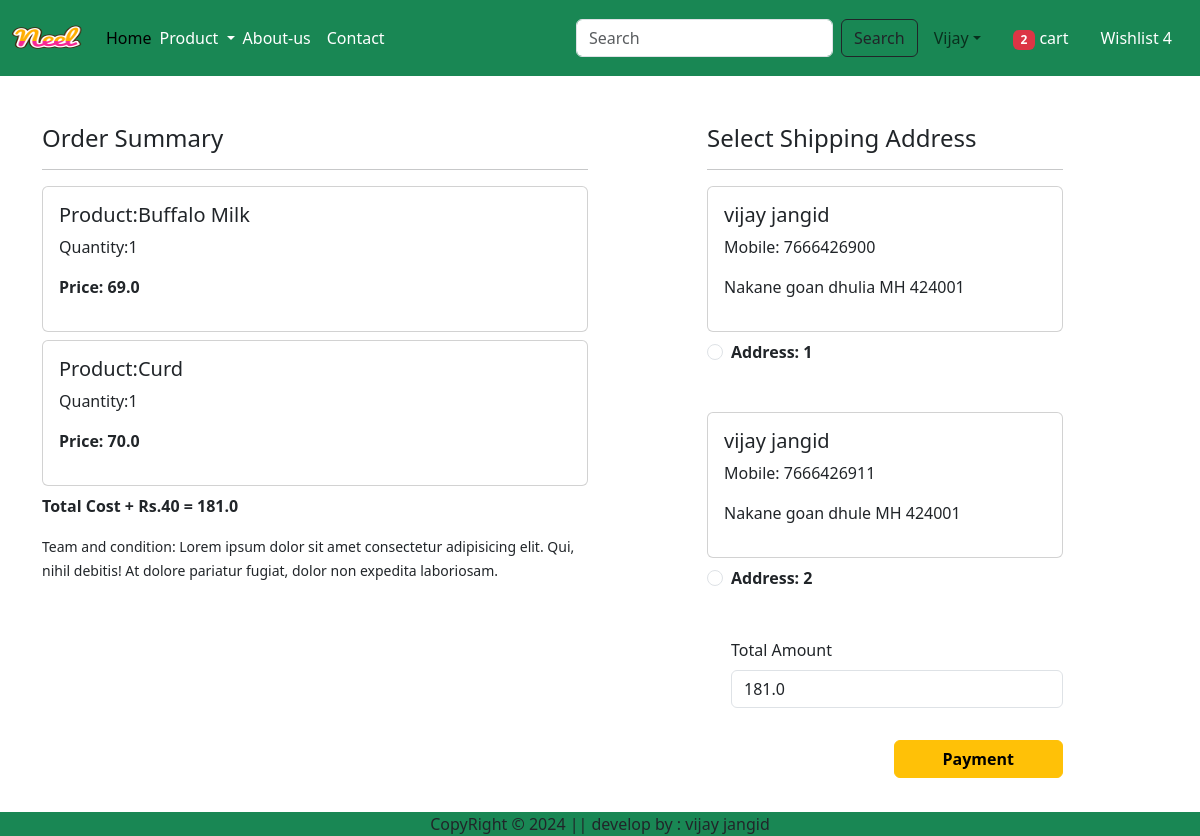
Screenshot of /checkout/ (signed in) with the database file from the repository.
### app/models.py (models this page shows, shortened)
class Cart(models.Model):
    user = models.ForeignKey(User,on_delete=models.CASCADE)
    product = models.ForeignKey(product,on_delete=models.CASCADE)
    quantitiy =models.PositiveIntegerField(default=1)

class product(models.Model):
    title =models.CharField(max_length=100)
    selling_price = models.FloatField()
    discounted_price = models.FloatField()
    discription = models.TextField()
    composition = models.TextField(default='')
    prodapp = models.TextField(default='')
    category = models.CharField(choices=CATEGORY_CHOICES,max_length=2)
    product_image = models.ImageField(upload_to='product')

class Customer(models.Model):
    user = models.ForeignKey(User,on_delete=models.CASCADE)
    name = models.CharField(max_length=200)
    locality = models.CharField(max_length=200)
    city  = models.CharField(max_length=200)
    mobile = models.IntegerField()
    zipcode = models.CharField(max_length=200)
    state = models.CharField(choices=STATE_CHOICE,max_length=100)

### app/views.py (the view, shortened to what this page needs)
# urls.py: path('checkout/',views.checkout.as_view(),name="checkout"),
@method_decorator(login_required,name="dispatch")
class checkout(View):
    def get(self,request):
        totalitem  = 0
        if request.user.is_authenticated:
            totalitem = len(Cart.objects.filter(user=request.user))
        user = request.user
        add = Customer.objects.filter(user=user)
        cart_items = Cart.objects.filter(user=user)
        famount = 0
        for p in cart_items:
            value = p.quantitiy + p.product.discounted_price
            famount+=value
        totalamount = famount + 40
        razoramount = int(totalamount * 100)
        client = razorpay.Client(auth=(settings.RAZOR_KEY_ID,settings.RAZOR_KEY_SECRET))
        data = {'amount':razoramount,"currency":'INR',"receipt":'order_rcptid_12'}
        payment_response = client.order.create(data=data)
        order_id = payment_response['id']
        order_status = payment_response['status']
        return render(request,'app/checkout.html',locals())

### template/app/checkout.html (shortened to what this page needs)
{% extends 'app/base.html' %}
{% load static  %}
{% block information %}
<div
    class="container">
<div class="row  mt-5">
    <div class="col-sm-6">
        <h4>Order Summary</h4>
        <hr>
        {% for item in cart_items %}
        <div class="card mb-2 p-3 ">
            <div class="cart-body">
               <h5>Product:{{item.product.title}} </h5>
               <p>Quantity:{{item.quantitiy}} </p>
               <p class="fw-bold">Price: {{item.product.discounted_price}}</p>
            </div>
        </div>
        {% endfor %}
        <p class="fw-bold">Total Cost + Rs.40 = {{totalamount}}</p>
        <small>Team and condition:  Lorem ipsum dolor sit amet consectetur adipisicing elit. Qui, nihil debitis! At dolore pariatur fugiat, dolor non expedita laboriosam. </small>
    </div>
    <div class="col-sm-4 offset-sm-1">
        <h4>Select Shipping Address</h4>
        <hr>
        <form action="" id="myform" method="post">
            {% for ad in add %}
              <div class="card">
                <div class="card-body">
                    <h5>{{ad.name}}</h5>
                    <p>Mobile: {{ad.mobile}}</p>
                    <p>{{ad.locality}} {{ad.city}}  {{ad.state}} {{ad.zipcode}} </p>
                </div>
              </div>
                   <div class="form-check mt-2 mb-5">
                    <input type="radio" class="form-check-input" name="custid" id="custadd{{forloop.counter}}" value="{{ad.id}}" >
                    <label for="custadd{{forloop.counter}}" class="form-check-label fw-bold" > Address: {{forloop.counter}}</label>
             </div>
             {% endfor %}
             <div class="form-check mb-3">
                <label for="totalamount" class="form-label" >Total Amount </label>
                <input type="number" class="form-control" name="totalamount" value="{{totalamount}}" readonly>
             </div>
             <div class="text-end">
                <button class="btn btn-warning mt-3 px-5 fw-bold" type="submit" id="rzp-button1" >Payment </button>
             <pre>
                </pre>
             </div>
        </form>
    </div>
</div>
</div>
{% endblock %}

### rows the page displays
Cart: product "Buffalo Milk", quantitiy "1", product.discounted_price "69.0"
Cart: product "Curd", quantitiy "1", product.discounted_price "70.0"
Customer: name "vijay jangid", mobile "7666426900", locality "Nakane goan", city "dhulia", state "MH", zipcode "424001"
Customer: name "vijay jangid", mobile "7666426911", locality "Nakane goan", city "dhule", state "MH", zipcode "424001"

### other values shown
{{ totalitem }} "2"
{{ totalamount }} "181.0"
